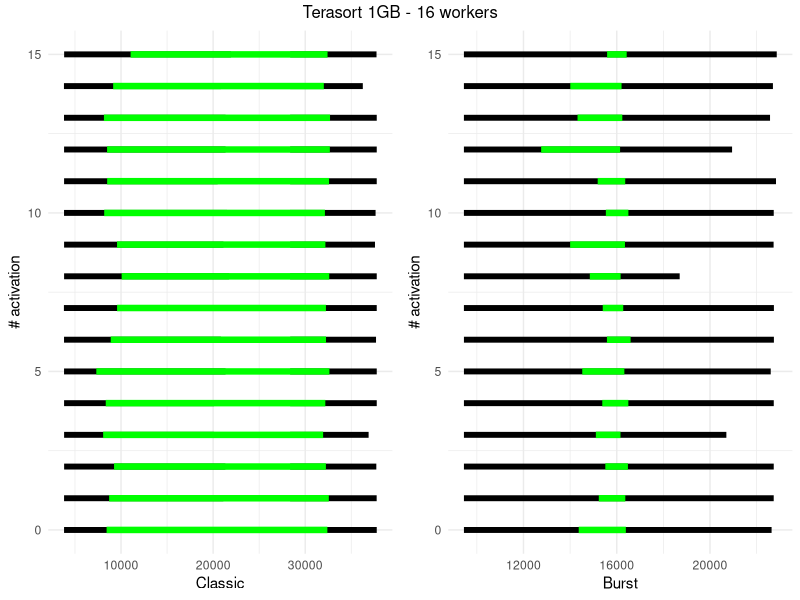

Recreate this plot in R.
library(ggplot2)
library(gridExtra)

classic = read.csv("16-terasort-classic.csv")
classic$start_map <- classic$init_fn_map - min(classic$host_submit_map)
classic$end_map <- classic$end_fn_map - min(classic$host_submit_map)
classic$start_reduce <- classic$init_fn_reduce - min(classic$host_submit_map)
classic$end_reduce <- classic$end_fn_reduce - min(classic$host_submit_map)
classic$pre_shuffle <- classic$pre_upload_map - min(classic$host_submit_map)
classic$post_shuffle <- classic$post_download_reduce - min(classic$host_submit_map)


burst = read.csv("16-terasort-burst.csv")
burst$start <- burst$init_fn - min(burst$host_submit)
burst$end <- burst$end_fn - min(burst$host_submit)
burst$pre_shuffle <- burst$pre_shuffle - min(burst$host_submit)
burst$post_shuffle <- burst$post_shuffle - min(burst$host_submit)

# i want a plot that shows the time in X axis and the number of row in Y axis
# for each row:
#   - a segment from init_fn_map to end_fn_map
#   - a segment from init_fn_reduce to end_fn_reduce

g_classic <- ggplot(classic) +
  scale_x_continuous() + 
    geom_segment(aes(x=start_map, xend=end_map, y=fn_id, yend=fn_id), size=2, color="black") +
    geom_segment(aes(x=start_reduce, xend=end_reduce, y=fn_id, yend=fn_id), size=2, color="black") +
        geom_segment(aes(x=pre_shuffle, xend=post_shuffle, y=fn_id, yend=fn_id), size=2.2, color="green") +
  xlab("Classic") + ylab("# activation") + 
    theme_minimal()

g_burst <- ggplot(burst) +
  scale_x_continuous() +
    geom_segment(aes(x=start, xend=end, y=fn_id, yend=fn_id), color="black", size=2) +
    geom_segment(aes(x=pre_shuffle, xend=post_shuffle, y=fn_id, yend=fn_id), size=2.2, color="green") +
    xlab("Burst") + ylab("# activation") + 
    theme_minimal()

# grid arrange
g <- grid.arrange(g_classic, g_burst, ncol=2, top="Terasort 1GB - 16 workers")




